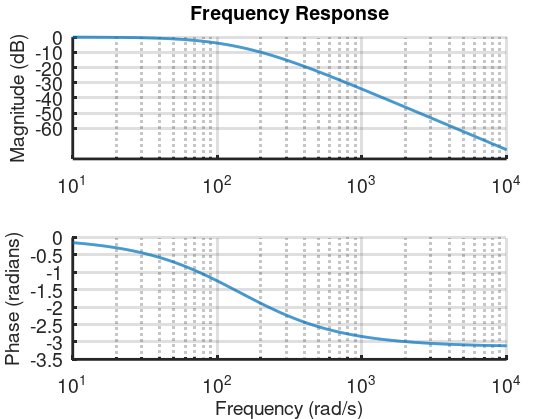

Write the MATLAB code that produced this figure.
H = tf([20000],[1,300,20000]);
[mag,ph,w] = bode(H);

% Create a nice bode plot 
hFig = figure();
hold on;

subplot(2,1,1);
hm = semilogx(w,20*log10(squeeze(mag)));
grid on;
hTitle  = title ('Frequency Response');
hYLabel1 = ylabel('Magnitude (dB)');
set(gca, 'FontSize', 14, 'YTick', -60:10:20, ...
    'Box', 'off', 'LineWidth', 2);

subplot(2,1,2);
hp = semilogx(w,squeeze(ph*(pi/180)));
grid on;
hYLabel2 = ylabel('Phase (radians)');
hXLabel = xlabel('Frequency (rad/s)');
set(gca, 'FontSize', 14, 'Box', 'off', 'LineWidth', 2);

set(hm, 'linewidth', 2);
set(hp, 'linewidth', 2);
set([hXLabel, hYLabel1, hYLabel2]  , ...
     'FontSize'   , 14          );
set( hTitle                    , ...
     'FontSize'   , 14          , ...
     'FontWeight' , 'bold'      );

set(gcf, 'PaperPositionMode', 'auto');
print -dpng lecture20_1.png
